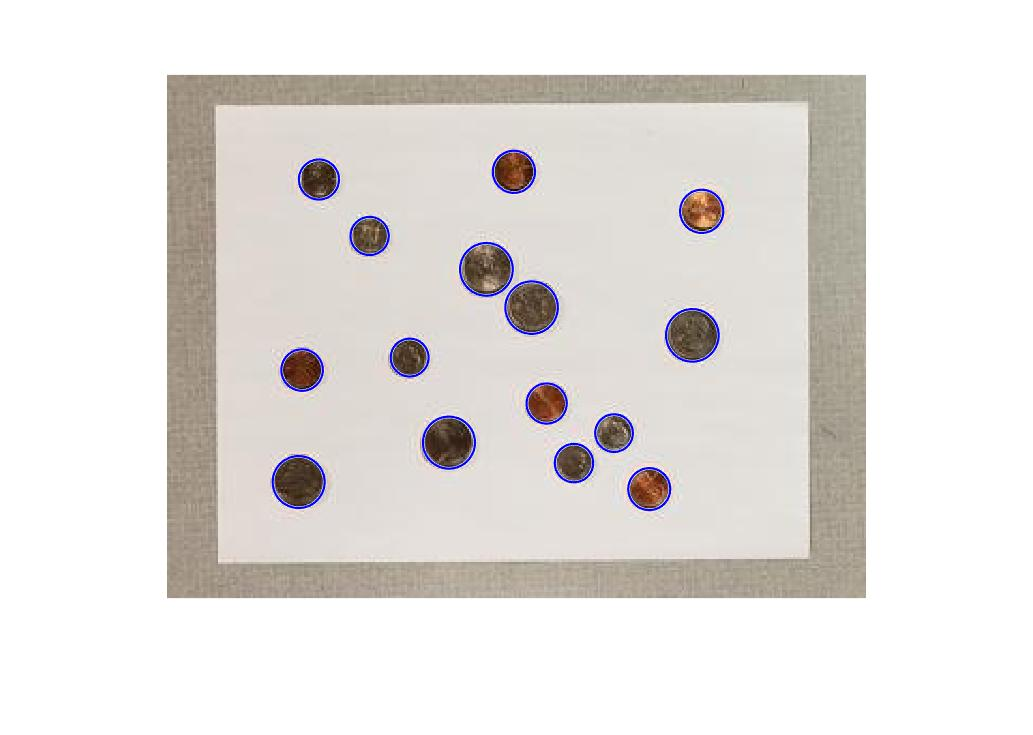
#> input picture src/new-method.jpg, 1033 x 735 px
$ python resample.py new-method.jpg
#> lines starting #> are read from the running program, lines starting #| are printed output that depends on the picture
import os
from pathlib import Path
from sys import argv
from PIL import Image
import numpy as np

resolution_factors = [0.5, 0.25, 0.125]
res_ids = [str(a).replace('.','').rstrip('0') for a in resolution_factors]

def resample(image_filename):
#> called with image_filename = 'new-method.jpg'
  img_path = Path(image_filename).absolute()
  dir_name = img_path.parent
  basename = img_path.stem
  ext = img_path.suffix
  assert img_path.is_file(), "not a file"
  im = Image.open(img_path)
#> im is the input picture: PIL image 1033x735 RGB; mean R, G, B 228.5, 225.1, 222.5
  size = im.size
#> size = (1033, 735)

  for index, resolution_factor in enumerate(resolution_factors):
    new_size = [int(a) for a in np.floor(np.array(size) * np.array(resolution_factor))]

    res_id = f"_res-{res_ids[index]}"
    new_filename = dir_name / f"{basename}{res_id}{ext}"
    im_resized = im.resize(new_size)
    im_resized.save(new_filename)
#> this loop made 3 passes
#> pass 2, in resample, `im_resized = im.resize(new_size)`:
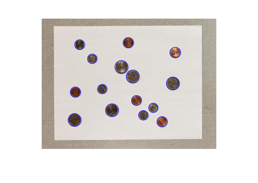
#> im_resized: PIL image 258x183 RGB; mean R, G, B 228.5, 225.1, 222.4
#> pass 3, in resample, `im_resized = im.resize(new_size)`:
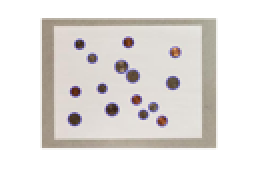
#> im_resized: PIL image 129x91 RGB (shown 2 times larger); mean R, G, B 228.5, 225.1, 222.4


if __name__ == "__main__":
  # resample takes in a filename, which should be the one and only CLI arg to this script
  resample(argv[1])
